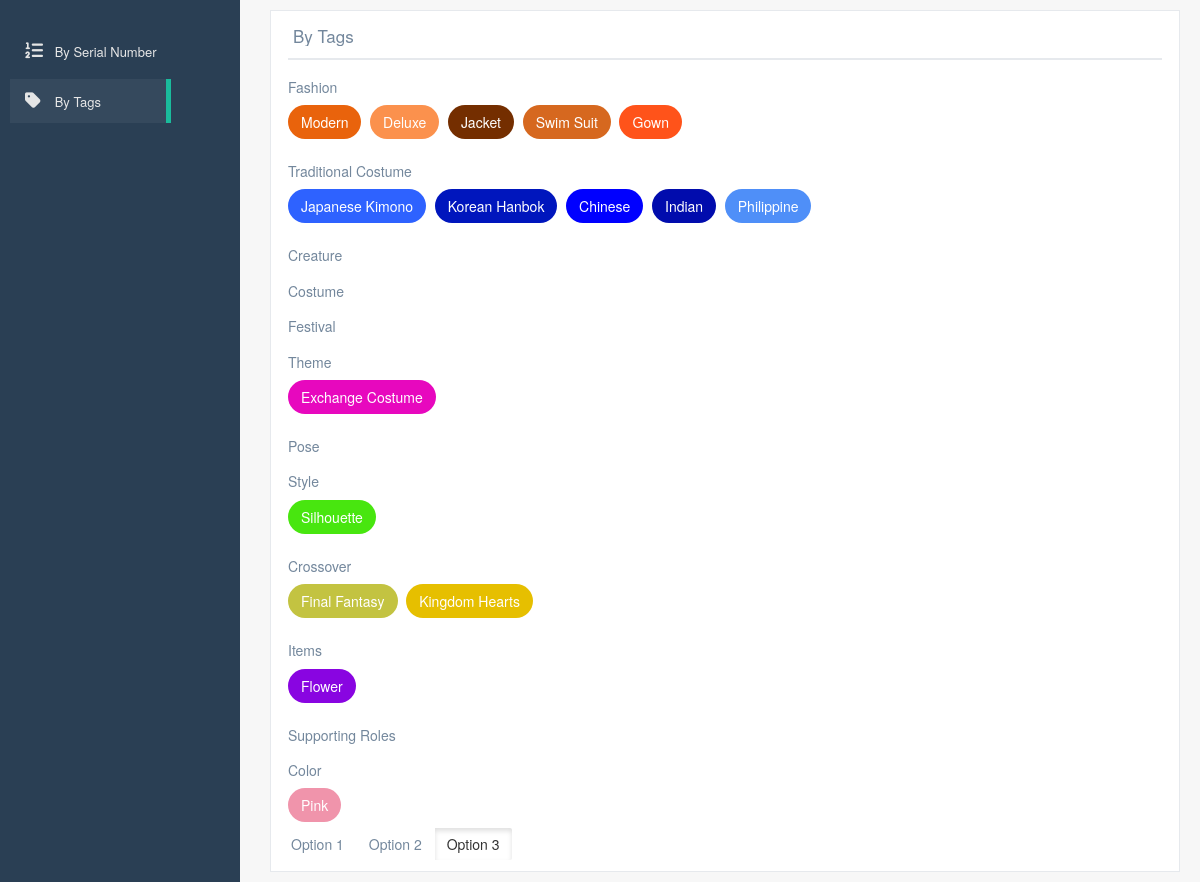
Page /tags on the earlier database version.
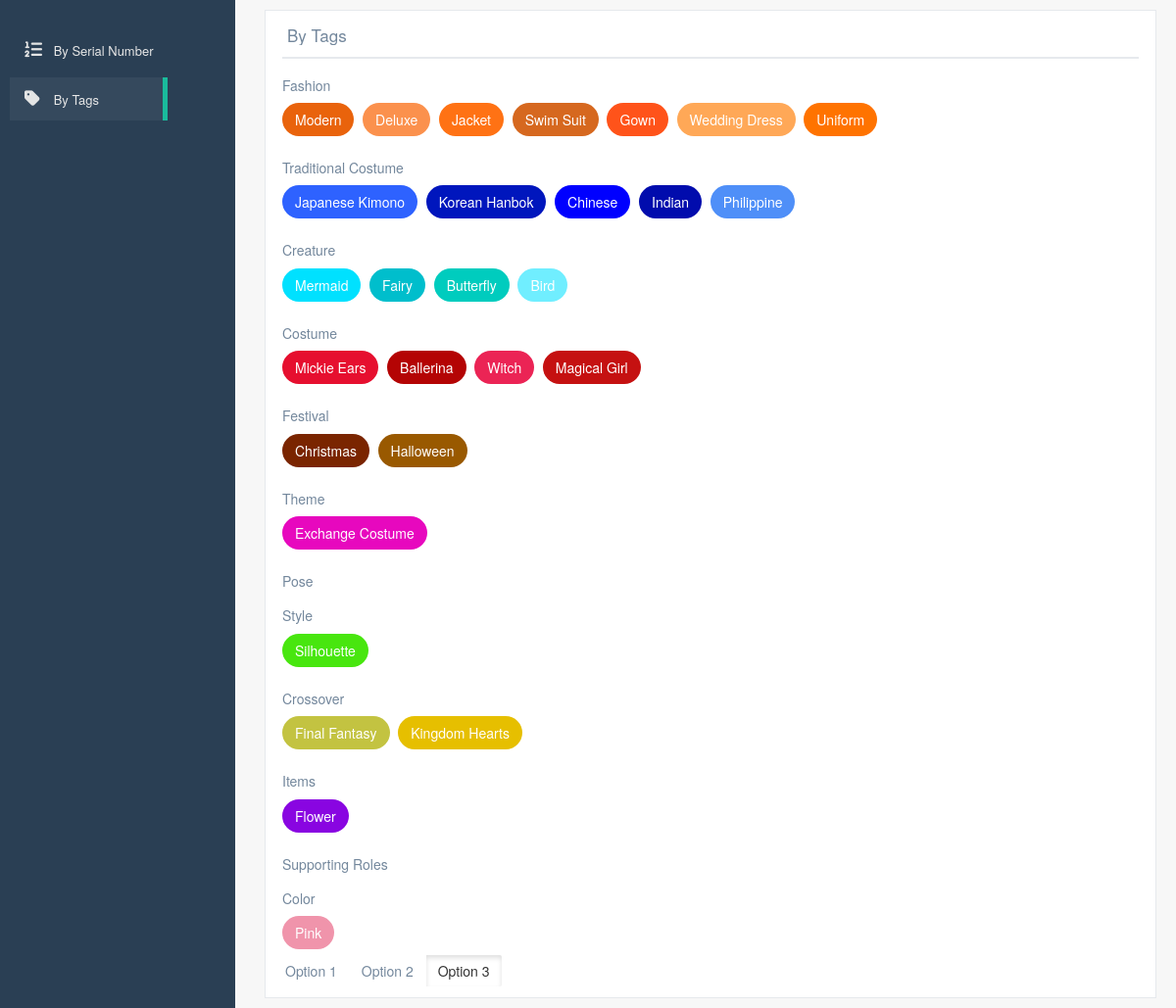
Same page on the later database version.
### tags/models.py (models this page shows, shortened)
class Category(models.Model):
    name = models.CharField(max_length=64, null=False, blank=False)
    def as_dict(self):
        return {
            'name': self.name,
        }

class Tag(models.Model):
    name = models.CharField(max_length=64, null=False, blank=False)
    category = models.ForeignKey(Category, on_delete=models.CASCADE, null=False, blank=False)
    color = models.CharField(max_length=20, null=False, blank=False)
    def as_simple_dict(self):
        return {
            'id': self.id,
            'name': self.name,
            'color': self.color,
        }

### pages/views.py (the view)
# urls.py: re_path(r'^tags$', TagsView.as_view()),
class TagsView(TemplateView):
    http_method_names = ['get']
    template_name = 'tags.html'
    def get_context_data(self, **kwargs):
        context = super(TagsView, self).get_context_data(**kwargs)
        category_objs = Category.objects.all().prefetch_related('tag_set')
        categories = []
        for c in category_objs:
            category_info = c.as_dict()
            category_info['tags'] = [t.as_simple_dict() for t in c.tag_set.all()]
            categories.append(category_info)
        context['categories'] = categories
        return context

### pages/templates/tags.html (shortened to what this page needs)
{% extends 'base.html' %}
{% load static %}
{% load i18n %}
{% block css %}
<link href="{% static 'css/common/common.css' %}" rel="stylesheet">
<link href="{% static 'css/tags/tags.css' %}" rel="stylesheet">
{% endblock %}
{% block content %}
<div class="col-md-12 col-sm-12 col-xs-12">
    <div class="x_panel">
        <div class="x_title">
            <h2>By Tags</h2>
            <div class="clearfix"></div>
        </div>
        {% for category in categories %}
            <h5 class="category-header">{{category.name}}</h5>
            {% for tag in category.tags %}
                <a href="tags/{{tag.id}}" target="_blank">
                    <button type="button" class="btn btn-round"
                        style="color:white;background-color:{{tag.color}};"
                    >
                        {{tag.name}}
                    </button>
                </a>
            {% endfor %}
        {% endfor %}
        <div class="row">
            <div class="btn-group form-check" data-toggle="buttons">
                <label class="btn btn-secondary">
                <input type="checkbox" class="join-btn" name="options" id="option1"> Option 1
                </label>
                <label class="btn btn-secondary">
                <input type="checkbox" name="options" class="join-btn" id="option2"> Option 2
                </label>
                <label class="btn btn-secondary active focus">
                <input type="checkbox" name="options" class="join-btn" id="option3"> Option 3
                </label>
            </div>
        </div>
    </div>
</div>
{% endblock %}

### pages/templates/base.html (shortened to what this page needs)
{% load static %}
{% load i18n %}
<!DOCTYPE html>
<html lang="en">
<head>
    <link href="https://cdnjs.cloudflare.com/ajax/libs/pnotify/3.2.1/pnotify.css" rel="stylesheet">
    <link href="{% static 'bootstrap/dist/css/bootstrap.min.css' %}" rel="stylesheet">
    <link href="{% static 'build/css/custom.css' %}" rel="stylesheet">
    <link href="{% static 'css/base/base.css' %}?{{ static_file_version }}" rel="stylesheet">
    <link href="{% static 'daterangepicker/daterangepicker.css' %}" rel="stylesheet">
    <link href="{% static 'select2/dist/css/select2.min.css' %}" rel="stylesheet">
    <link href="https://cdnjs.cloudflare.com/ajax/libs/iCheck/1.0.2/skins/all.css" rel="stylesheet" />
    {% block css %}
    {% endblock %}
</head>
<body class="nav-md">
    <div class="container body">
        <div class="main_container">
            <div class="col-md-3 left_col menu_fixed">
                <div class="left_col">
                    <br/>
                    <div id="sidebar-menu" class="main_menu_side hidden-print main_menu">
                        <div class="menu_section">
                            <ul class="nav side-menu">
                                <li class="side-menu-group">
                                    <a href="/">
                                        <i class="fa fa-list-ol"></i> By Serial Number
                                    </a>
                                </li>
                                <li class="side-menu-group">
                                    <a href="/tags">
                                        <i class="fa fa-tag"></i> By Tags
                                    </a>
                                </li>
                            </ul>
                        </div>
                    </div>
                </div>
            </div>
            <div class="right_col" role="main">
                {% block content %}{% endblock %}
            </div>
        </div>
    </div>
</body>
</html>

### pages/static/css/base/base.css (style rules this page uses)
.container { max-width: 100%; margin-right: 10px; margin-left: 10px; }
.side-menu-group { width: 100%; }

### pages/static/css/common/common.css (style rules this page uses)
.right_col { display: block; overflow: auto; }

### pages/static/css/tags/tags.css (style rules this page uses)
.category-header { padding-top: 10px; }

Differences in the rows shown:
changed Tag "Jacket": color "#742E00" → "#ff7214" (drawn)
added Tag: name "Wedding Dress"
added Tag: name "Uniform"
added Tag: name "Mermaid"
added Tag: name "Fairy"
added Tag: name "Butterfly"
added Tag: name "Bird"
added Tag: name "Mickie Ears"
added Tag: name "Ballerina"
added Tag: name "Witch"
added Tag: name "Magical Girl"
added Tag: name "Christmas"
added Tag: name "Halloween"
